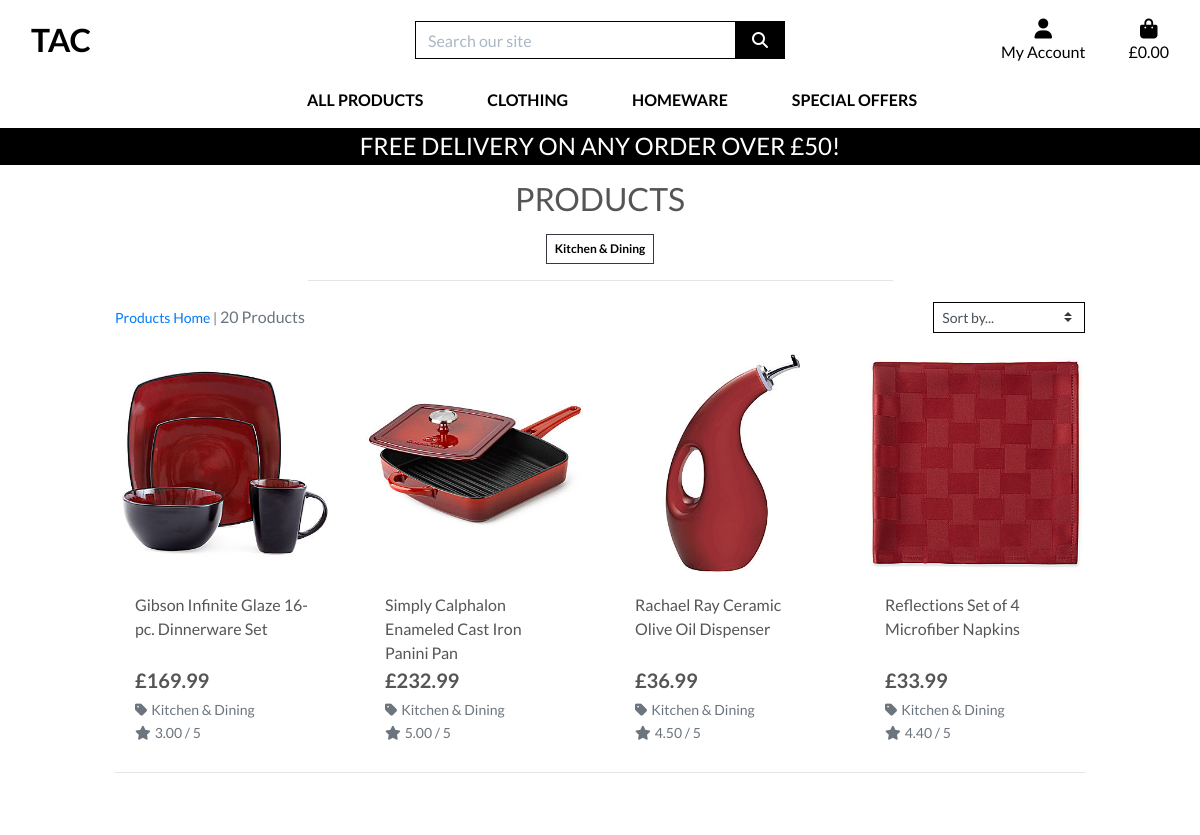
/products/?category=kitchen_dining (upper part), run on an earlier commit of the app's database.
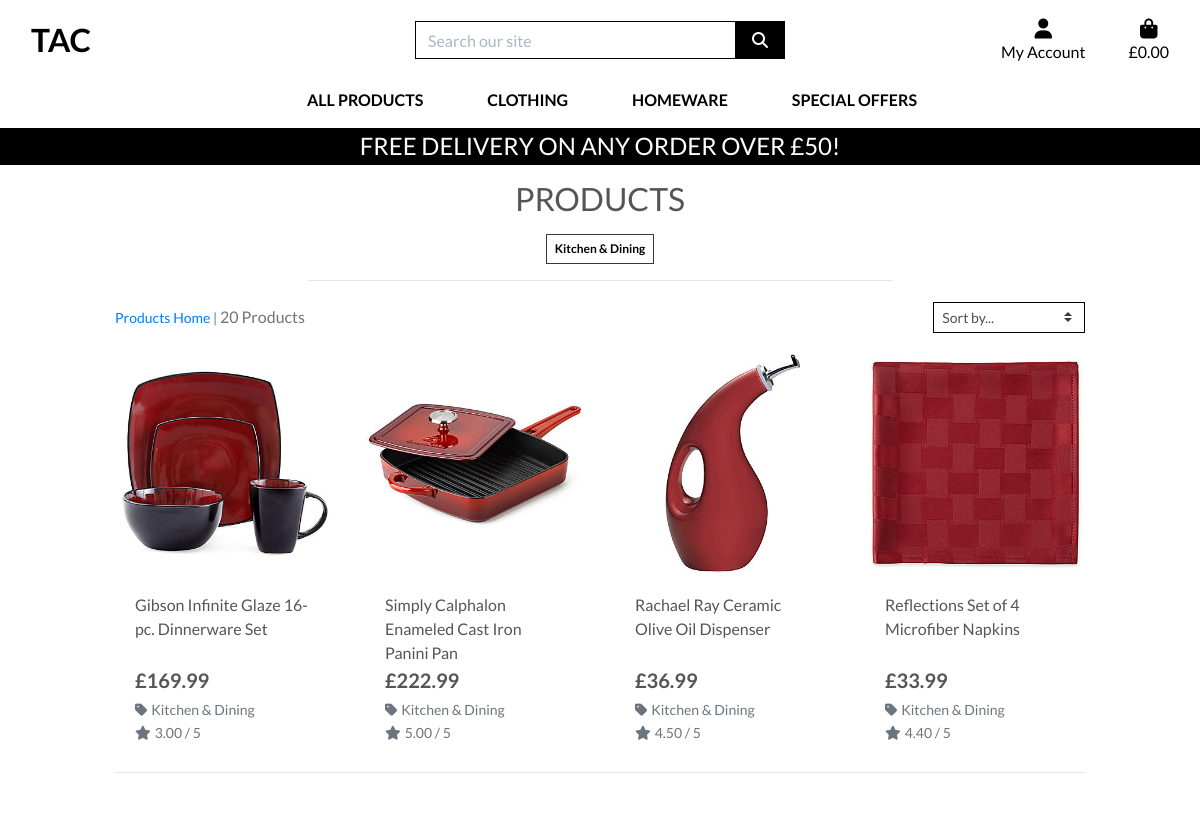
And on a later commit of the database.
### products/models.py (models this page shows, shortened)
class Category(models.Model):
    class Meta:
        verbose_name_plural = 'Categories'
    name = models.CharField(max_length=254)
    friendly_name = models.CharField(max_length=254, null=True, blank=True)

class Product(models.Model):
    category = models.ForeignKey('Category', null=True, blank=True, on_delete=models.SET_NULL)
    sku = models.CharField(max_length=254, null=True, blank=True)
    name = models.CharField(max_length=254)
    description = models.TextField()
    has_sizes = models.BooleanField(default=False, null=True, blank=True)
    price = models.DecimalField(max_digits=6, decimal_places=2)
    rating = models.DecimalField(max_digits=6, decimal_places=2, null=True, blank=True)
    image_url = models.URLField(max_length=1024, null=True, blank=True)
    image = models.ImageField(null=True, blank=True)

### products/views.py (the view, shortened to what this page needs)
# urls.py: path('', views.all_products, name='products'),
def all_products(request):
    products = Product.objects.all()
    query = None
    categories = None
    sort = None
    direction = None
    view_type = request.GET.get('view', 'grid')  # default is grid
    if request.GET:
        if 'category' in request.GET:
            categories = request.GET['category'].split(',')
            products = products.filter(category__name__in=categories)
            categories = Category.objects.filter(name__in=categories)
    current_sorting = f'{sort}_{direction}'
    context = {
        'products': products,
        'search_term': query,
        'current_categories': categories,
        'current_sorting': current_sorting,
        'view_type': view_type,   # <-- NEW
    }
    return render(request, 'products/products.html', context)

### shopbag/contexts.py (called while the page is built, shortened)
def bag_contents(request):
    bag_items = []
    total = 0
    product_count = 0
    bag = request.session.get('bag', {})
    if total < settings.FREE_DELIVERY_THRESHOLD:
        delivery = total * Decimal(settings.STANDARD_DELIVERY_PERCENTAGE / 100)
        free_delivery_delta = settings.FREE_DELIVERY_THRESHOLD - total
    else:
        delivery = 0
        free_delivery_delta = 0
    grand_total = delivery + total
    context = {
        'bag_items': bag_items,
        'total': total,
        'product_count': product_count,
        'delivery': delivery,
        'free_delivery_delta': free_delivery_delta,
        'free_delivery_threshold': settings.FREE_DELIVERY_THRESHOLD,
        'grand_total': grand_total,
    }
    return context

### products/templates/products/products.html (shortened to what this page needs)
{% extends "base.html" %}
{% load static %}
{% block page_header %}
    <div class="container header-container">
    </div>
{% endblock %}
{% block content %}
    <div class="overlay"></div>
    <div class="container-fluid">
        <div class="row">
            <div class="col text-center mt-3">
                <h2 class="logo-font">Products</h2>
                {% for c in current_categories %}
                    <a class="category-badge text-decoration-none" href="{% url 'products' %}?category={{ c.name }}">
                        <span class="p-2 mt-2 badge badge-white text-black rounded-0 border border-dark">{{ c.friendly_name }}</span>
                    </a>
                {% endfor %}
                <hr class="w-50 mb-1">
            </div>
        </div>
        <div class="row">
            <div class="product-container col-10 offset-1">
                <div class="row mt-1 mb-2">
                    <div class="col-12 col-md-4 my-auto order-md-last d-flex justify-content-center justify-content-md-end">
                        <div class="sort-select-wrapper w-50">
                            <select id="sort-selector" class="custom-select custom-select-sm rounded-0 border border-{% if current_sorting != 'None_None' %}info{% else %}black{% endif %}">
                                <option value="reset" {% if current_sorting == 'None_None' %}selected{% endif %}>Sort by...</option>
                            </select>
                        </div>
                    </div>
                    <div class="col-12 col-md-4 order-md-first">
                        <p class="text-muted mt-3 text-center text-md-left">
                            {% if search_term or current_categories or current_sorting != 'None_None' %}
                                <span class="small"><a href="{% url 'products' %}">Products Home</a> | </span>
                            {% endif %}
                            {{ products|length }} Products{% if search_term %} found for <strong>"{{ search_term }}"</strong>{% endif %}
                        </p>
                    </div>
                        <div class="col-12 col-md-4 order-md-first">
                        </div>
                </div>
                {% if view_type == 'grid' %}
                <div class="row">
                    {% for product in products %}
                        <div class="col-sm-6 col-md-6 col-lg-4 col-xl-3">
                            <div class="card h-100 border-0">
                                {% if product.image %}
                                <a href="{% url 'product_detail' product.id %}">
                                    <img class="card-img-top img-fluid" src="{{ product.image.url }}" alt="{{ product.name }}">
                                </a>
                                {% else %}
                                <a href="{% url 'product_detail' product.id %}">
                                    <img class="card-img-top img-fluid" src="{{ MEDIA_URL }}noimage.png" alt="{{ product.name }}">
                                </a>
                                {% endif %}
                                <div class="card-body pb-0">
                                    <p class="mb-0">{{ product.name }}</p>
                                </div>
                                <div class="card-footer bg-white pt-0 border-0 text-left">
                                    <div class="row">
                                        <div class="col">
                                            <p class="lead mb-0 text-left font-weight-bold">£{{ product.price }}</p>
                                            {% if product.category %}
                                            <p class="small mt-1 mb-0">
                                                <a class="text-muted" href="{% url 'products' %}?category={{ product.category.name }}">
                                                    <i class="fas fa-tag mr-1"></i>{{ product.category.friendly_name }}
                                                </a>
                                            </p>
                                            {% endif %}
                                            {% if product.rating %}
                                                <small class="text-muted"><i class="fas fa-star mr-1"></i>{{ product.rating }} / 5</small>
                                            {% else %}
                                                <small class="text-muted">No Rating</small>
                                            {% endif %}
                                        </div>
                                    </div>
                                </div>
                            </div>
                        </div>
                        {% if forloop.counter|divisibleby:4 %}
                            <div class="col-12 d-none d-xl-block mb-5">
                                <hr>
                            </div>
                        {% endif %}
                    {% endfor %}
                </div>
                {% endif %}
            </div>
        </div>
    </div>
{% endblock %}

### templates/base.html (shortened to what this page needs)
{% load static %}
<!doctype html>
<html lang="en">
  <head>
    {% block corecss %}
    <link rel="stylesheet" href="https://cdn.jsdelivr.net/npm/bootstrap@4.6.2/dist/css/bootstrap.min.css">
    <link rel="stylesheet" href="{% static 'css/base.css' %}">
    {% endblock %}
  </head>
  <body>
    <header class="container-fluid fixed-top">
      <div id="topnav" class="row bg-white pt-lg-2 d-none d-lg-flex">
        <div class="col-12 col-lg-4 my-auto py-lg-0 text-center text-lg-left">
          <a href="{% url 'home' %}" class="nav-link main-logo-link">
            <h2 class="logo-font text-black my-0"><strong>Tac</strong></h2>
          </a>
        </div>
        <div class="col-12 col-lg-4 my-auto py-1 py-lg-0">
          <form method="GET" action="{% url 'products'%}">
            <div class="input-group w-100">
              <input class="form-control border border-black rounded-0" type="text" name="q"
                placeholder="Search our site">
              <div class="input-group-append">
                <button class="form-control btn btn-black border border-black rounded-0" type="submit">
                  <span class="icon">
                    <i class="fas fa-search"></i>
                  </span>
                </button>
              </div>
            </div>
          </form>
        </div>
        <div class="col-12 col-lg-4 my-auto py-1 py-lg-0">
          <ul class="list-inline list-unstyled text-center text-lg-right my-0">
            <li class="list-inline-item dropdown">
              <a class="text-black nav-link" href="#" id="user-options" data-toggle="dropdown" aria-haspopup="true" aria-expanded="false">
                <div class="text-center">
                  <div><i class="fas fa-user fa-lg"></i></div>
                    <p class="my-0">My Account</p>
                  </div>
              </a>
            </li>
            <li class="list-inline-item">
            <a class="{% if grand_total %}text-info font-weight-bold{% else %}text-black{% endif %} nav-link" href="{% url 'view_bag' %}">
              <div class="text-center">
                <div><i class="fas fa-shopping-bag fa-lg"></i></div>
                <p class="my-0">
                  {% if grand_total %}
                    £{{ grand_total|floatformat:2 }}
                  {% else %}
                    £0.00
                  {% endif %}
                </p>
              </div>
            </a>
          </li>
          </ul>
        </div>
      </div>
      <div class="row bg-white">
        <nav class="navbar navbar-expand-lg navbar-light w-100">
          {% include 'includes/main-nav.html' %}
        </nav>
      </div>
      <div id="delivery-banner" class="row text-center">
        <div class="col bg-black text-white">
            <h4 class="logo-font my-1">Free Delivery on any order over £{{ free_delivery_threshold }}!</h4>
        </div>
      </div>
    </header>
      {% block page_header %}
      {% endblock %}
      {% block content %}
      {% endblock %}
  </body>
</html>

### templates/includes/main-nav.html (shortened to what this page needs)
<div class="collapse navbar-collapse" id="main-nav">
    <ul class="navbar-nav w-auto mx-auto">
        <li class="nav-item dropdown">
            <a class="logo-font font-weight-bold nav-link text-black mr-5" href="#" id="all-products-link" data-toggle="dropdown" aria-haspopup="true" aria-expanded="false">
                All Products
            </a>
        </li>
        <li class="nav-item dropdown">
            <a class="logo-font font-weight-bold nav-link text-black mr-5" href="#" id="clothing-link" data-toggle="dropdown" aria-haspopup="true" aria-expanded="false">
                Clothing
            </a>
        </li>
        <li class="nav-item dropdown">
            <a class="logo-font font-weight-bold nav-link text-black mr-5" href="#" id="homeware-link" data-toggle="dropdown" aria-haspopup="true" aria-expanded="false">
                Homeware
            </a>
        </li>
        <li class="nav-item dropdown">
            <a class="logo-font font-weight-bold nav-link text-black" href="#" id="specials-link" data-toggle="dropdown" aria-haspopup="true" aria-expanded="false">
                Special Offers
            </a>
        </li>
    </ul>
</div>

### static/css/base.css (style rules this page uses)
html { height: 100%; }
body { height: calc(100vh - 164px); color: #555; font-family: 'Lato'; background: url('/media/8.jpg') no-repeat center center fixed; background-size: 100%; height: calc(100vh - 164px); }
.icon { align-items: center; display: inline-flex; justify-content: center; height: 1.5rem; width: 1.5rem; }
.logo-font { text-transform: uppercase; }
.main-logo-link { width: fit-content; }
.btn-black { background: black; color: white; }
.text-black { color: #000 !important; }
.border-black { border: 1px solid black !important; }
.bg-black { background: #000 !important; }
.overlay { height: 100%; width: 100%; top: 0; left: 0; position: fixed; background: white; z-index: -1; }
input[name='q']::placeholder { color: #aab7c4; }
@media (min-width: 1200px) { .container { max-width: 80%; } }
@media (min-width: 992px) { .header-container { padding-top: 164px; } }

What changed in the data, as far as the page shows it:
changed Product "Simply Calphalon Enameled Cast Iron Panini Pan": price "232.99" → "222.99"
